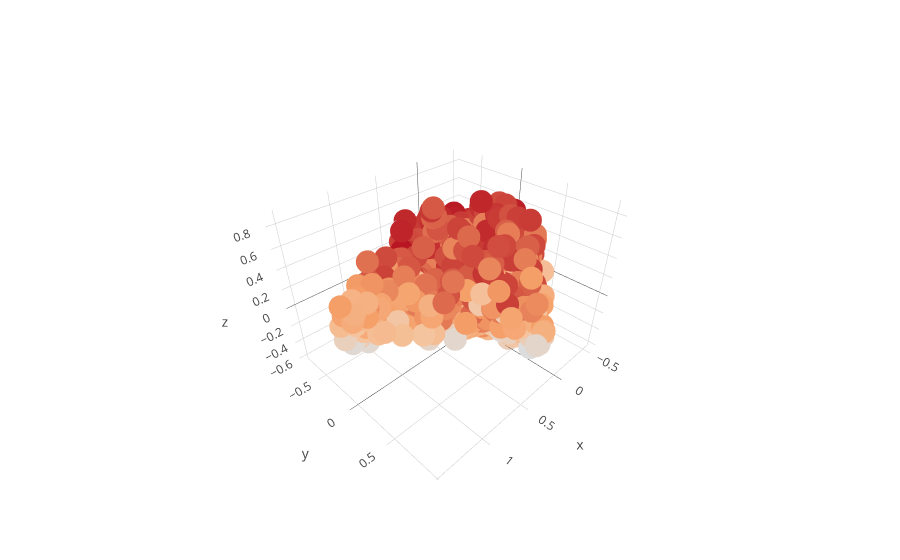

The code cell stored with this chart in its notebook:
### Code cell
chosen = ["energy", "liveness", "tempo", "valence", "loudness", "speechiness", "acousticness", "danceability", "instrumentalness"]
text1 = df["artist"] + " - " + df["song_title"]
text2 = text1.values

# X = data_frame.drop(droppable, axis=1).values
X = df[chosen].values
y = df["danceability"].values

min_max_scaler = MinMaxScaler()
X = min_max_scaler.fit_transform(X)

pca = PCA(n_components=3)
pca.fit(X)

X = pca.transform(X)

trace = go.Scatter3d(
    x=X[:,0],
    y=X[:,1],
    z=X[:,2],
    text=text2,
    mode="markers",
    marker=dict(
        size=8,
        color=y
    )
)

fig = go.Figure(data=[trace])
py.iplot(fig, filename="danceabbility-graph")

### Figure 1 — Plotly figure (JSON) as saved in the notebook; plotly's stock layout.template omitted (floating-point values rounded to 4 significant figures; data arrays with more than 128 entries replaced by an {"elided": "..."} marker saying what was removed)
{"data": [{"marker": {"color": {"elided": "2017 float values"}, "size": 8}, "mode": "markers", "text": {"elided": "2017 str values"}, "type": "scatter3d", "uid": "8cf5ee74-7c59-11ea-9404-8c85909ea326", "x": {"elided": "2017 float values"}, "y": {"elided": "2017 float values"}, "z": {"elided": "2017 float values"}}], "layout": {}}
